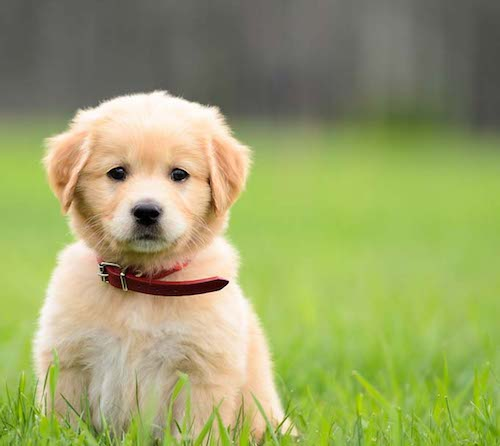
#> input picture content.jpg, 500 x 446 px
$ python -i pixel.py   (imports and definitions only)   (older library calls are emulated)
#> lines starting #> are read from the running program, lines starting #| are printed output that depends on the picture
import subprocess
import sys
import os
from PIL import Image


def checkDir(folder_path):
    if not os.path.exists(folder_path):
        os.makedirs(folder_path)


# [44 lines left out: functions convertToSrgb, resize, center_split, not called in this run]


def center_split_with_image(in_path, out_path):
#> called with in_path = 'content.jpg', out_path = 'out.png'
    out_name = ".".join(out_path.split(".")[:-1])
    out_ext = out_path.split(".")[-1]
    im = Image.open(in_path).convert('RGBA')  # Can be many different formats.
    pix = im.load()

    w, h = im.size
#> w = 500; h = 446
    half = int(w/2)
#> half = 250
    image = Image.new('RGB', (half*3, h))
#> image: PIL image 750x446 RGB; every value is 0
    pixels = image.load()
    left = Image.new('RGB', (half, h))
#> left: PIL image 250x446 RGB; every value is 0
    left_p = left.load()
    middle = Image.new('RGB', (half, h))
    middle_p = middle.load()
    right = Image.new('RGB', (half, h))
    right_p = right.load()

    for i in range(image.size[0]):  # for every pixel:
        for j in range(image.size[1]):
            if i < half:
                pixels[i, j] = pix[i, j]
                left_p[i, j] = pix[i, j]

            elif i < 2*half:
                pixels[i, j] = pix[int(im.size[0]/2), j]
                middle_p[i-half, j] = pix[int(im.size[0]/2), j]
            else:
                pixels[i, j] = pix[i-half, j]
                right_p[i-2*half, j] = pix[i-half, j]

    # Save the modified pixels as png
    checkDir('./project')
    image.save("project/3_"+out_name + "_full." + out_ext)
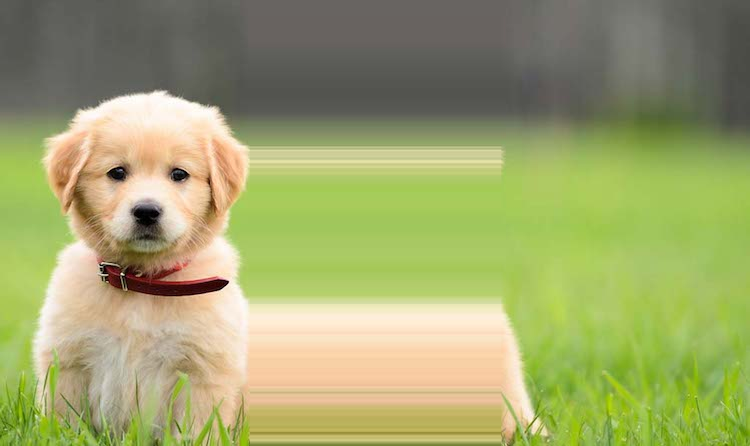
#> saved as 3_out_full.png: PIL image 750x446 RGB; mean R, G, B 158.6, 164.4, 108
    # Save the modified pixels as png
    left.save("project/4_"+out_name + "_left." + out_ext)
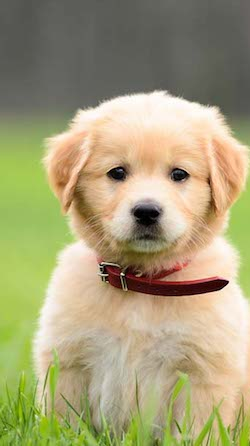
#> saved as 4_out_left.png: PIL image 250x446 RGB; mean R, G, B 166.4, 159.3, 120.6
    # Save the modified pixels as png
    middle.save("project/5_"+out_name + "_middle." + out_ext)
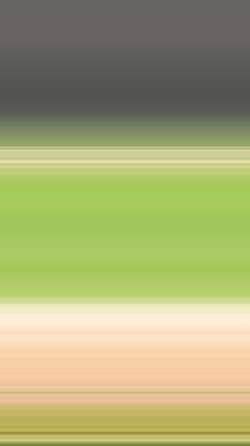
#> saved as 5_out_middle.png: PIL image 250x446 RGB; mean R, G, B 168.1, 170.3, 116.5
    # Save the modified pixels as png
    right.save("project/6_"+out_name + "_right." + out_ext)
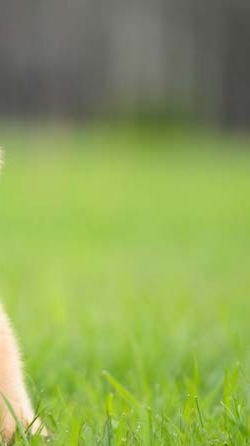
#> saved as 6_out_right.png: PIL image 250x446 RGB; mean R, G, B 141.4, 163.8, 87


# [36 lines left out: function slit_every_horizontal, not called in this run]


# [13 lines not run here, left out]

>>> result = center_split_with_image('content.jpg', 'out.png')
